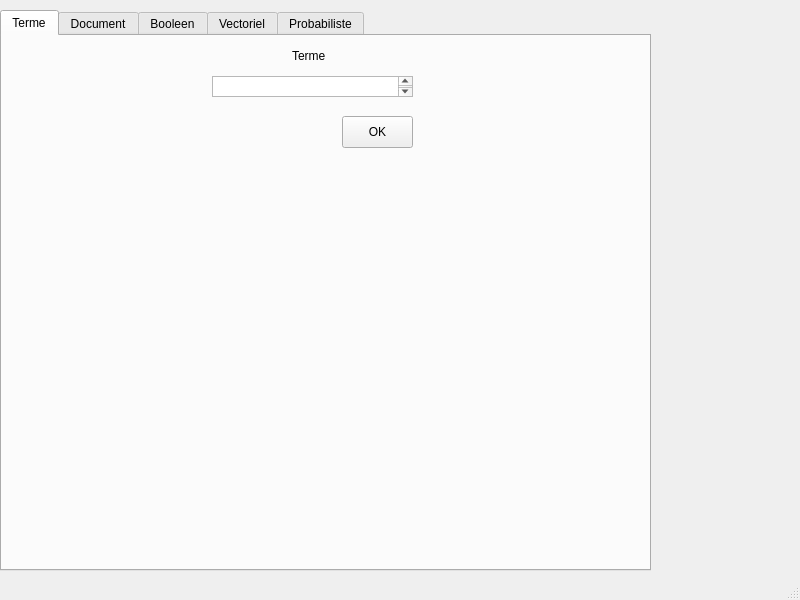
<?xml version="1.0" encoding="UTF-8"?>
<ui version="4.0">
 <class>MainWindow</class>
 <widget class="QMainWindow" name="MainWindow">
  <property name="geometry">
   <rect>
    <x>0</x>
    <y>0</y>
    <width>800</width>
    <height>600</height>
   </rect>
  </property>
  <property name="windowTitle">
   <string>MainWindow</string>
  </property>
  <widget class="QWidget" name="centralwidget">
   <widget class="QTabWidget" name="tabWidget">
    <property name="geometry">
     <rect>
      <x>0</x>
      <y>10</y>
      <width>651</width>
      <height>561</height>
     </rect>
    </property>
    <property name="currentIndex">
     <number>0</number>
    </property>
    <widget class="QWidget" name="tab">
     <attribute name="title">
      <string>Terme</string>
     </attribute>
     <widget class="QLabel" name="termLabel">
      <property name="geometry">
       <rect>
        <x>290</x>
        <y>10</y>
        <width>64</width>
        <height>20</height>
       </rect>
      </property>
      <property name="text">
       <string>Terme</string>
      </property>
     </widget>
     <widget class="QTextEdit" name="termEdit">
      <property name="geometry">
       <rect>
        <x>210</x>
        <y>40</y>
        <width>201</width>
        <height>21</height>
       </rect>
      </property>
     </widget>
     <widget class="QPushButton" name="termButton">
      <property name="geometry">
       <rect>
        <x>340</x>
        <y>80</y>
        <width>71</width>
        <height>32</height>
       </rect>
      </property>
      <property name="text">
       <string>OK</string>
      </property>
     </widget>
    </widget>
    <widget class="QWidget" name="tab2">
     <attribute name="title">
      <string>Document</string>
     </attribute>
     <widget class="QPushButton" name="docButton">
      <property name="geometry">
       <rect>
        <x>340</x>
        <y>80</y>
        <width>71</width>
        <height>32</height>
       </rect>
      </property>
      <property name="text">
       <string>OK</string>
      </property>
     </widget>
     <widget class="QTextEdit" name="docEdit">
      <property name="geometry">
       <rect>
        <x>210</x>
        <y>40</y>
        <width>201</width>
        <height>21</height>
       </rect>
      </property>
     </widget>
     <widget class="QLabel" name="docLabel">
      <property name="geometry">
       <rect>
        <x>290</x>
        <y>10</y>
        <width>81</width>
        <height>20</height>
       </rect>
      </property>
      <property name="text">
       <string>Document</string>
      </property>
     </widget>
    </widget>
    <widget class="QWidget" name="tab_2">
     <attribute name="title">
      <string>Booleen</string>
     </attribute>
     <widget class="QPushButton" name="boolButton">
      <property name="geometry">
       <rect>
        <x>340</x>
        <y>80</y>
        <width>71</width>
        <height>32</height>
       </rect>
      </property>
      <property name="text">
       <string>OK</string>
      </property>
     </widget>
     <widget class="QTextEdit" name="boolEdit">
      <property name="geometry">
       <rect>
        <x>210</x>
        <y>40</y>
        <width>201</width>
        <height>21</height>
       </rect>
      </property>
     </widget>
     <widget class="QLabel" name="boolLabel">
      <property name="geometry">
       <rect>
        <x>290</x>
        <y>10</y>
        <width>81</width>
        <height>20</height>
       </rect>
      </property>
      <property name="text">
       <string>Booleen</string>
      </property>
     </widget>
    </widget>
    <widget class="QWidget" name="tab_13">
     <attribute name="title">
      <string>Vectoriel</string>
     </attribute>
     <widget class="QPushButton" name="vecButton">
      <property name="geometry">
       <rect>
        <x>340</x>
        <y>80</y>
        <width>71</width>
        <height>32</height>
       </rect>
      </property>
      <property name="text">
       <string>OK</string>
      </property>
     </widget>
     <widget class="QTextEdit" name="vecEdit">
      <property name="geometry">
       <rect>
        <x>210</x>
        <y>40</y>
        <width>201</width>
        <height>21</height>
       </rect>
      </property>
     </widget>
     <widget class="QLabel" name="vecLabel">
      <property name="geometry">
       <rect>
        <x>290</x>
        <y>10</y>
        <width>81</width>
        <height>20</height>
       </rect>
      </property>
      <property name="text">
       <string>Vectoriel</string>
      </property>
     </widget>
     <widget class="QComboBox" name="vecCombo">
      <property name="geometry">
       <rect>
        <x>480</x>
        <y>40</y>
        <width>151</width>
        <height>23</height>
       </rect>
      </property>
     </widget>
    </widget>
    <widget class="QWidget" name="tab_3">
     <attribute name="title">
      <string>Probabiliste</string>
     </attribute>
     <widget class="QPushButton" name="probButton">
      <property name="geometry">
       <rect>
        <x>340</x>
        <y>80</y>
        <width>71</width>
        <height>32</height>
       </rect>
      </property>
      <property name="styleSheet">
       <string notr="true"/>
      </property>
      <property name="text">
       <string>OK</string>
      </property>
     </widget>
     <widget class="QLabel" name="probLabel">
      <property name="geometry">
       <rect>
        <x>290</x>
        <y>10</y>
        <width>81</width>
        <height>20</height>
       </rect>
      </property>
      <property name="text">
       <string>Probabiliste</string>
      </property>
     </widget>
     <widget class="QTextEdit" name="probEdit">
      <property name="geometry">
       <rect>
        <x>210</x>
        <y>40</y>
        <width>201</width>
        <height>21</height>
       </rect>
      </property>
     </widget>
     <widget class="QComboBox" name="probCombo">
      <property name="geometry">
       <rect>
        <x>480</x>
        <y>40</y>
        <width>151</width>
        <height>23</height>
       </rect>
      </property>
     </widget>
     <widget class="QPushButton" name="probButton2">
      <property name="geometry">
       <rect>
        <x>310</x>
        <y>440</y>
        <width>141</width>
        <height>32</height>
       </rect>
      </property>
      <property name="text">
       <string>requête proba</string>
      </property>
     </widget>
    </widget>
   </widget>
  </widget>
  <widget class="QMenuBar" name="menubar">
   <property name="geometry">
    <rect>
     <x>0</x>
     <y>0</y>
     <width>800</width>
     <height>20</height>
    </rect>
   </property>
  </widget>
  <widget class="QStatusBar" name="statusbar"/>
 </widget>
 <resources/>
 <connections/>
</ui>
